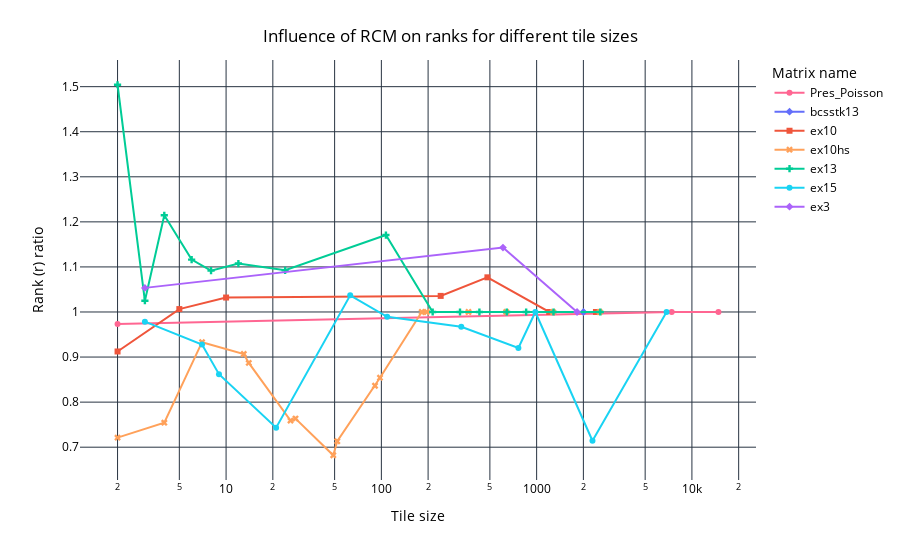

Notebook cell for this chart:
### Code cell
line_plot_tile_size_rank_percentage_per_matrix(rcm_df[rcm_df["rcm"] == True], "rcm", matrix_color_map=matrix_color_map)

### Figure 1 — Plotly figure (JSON) as saved in the notebook; plotly's stock layout.template omitted (floating-point values rounded to 4 significant figures)
{"data": [{"hovertemplate": "Matrix name=Pres_Poisson<br>Tile size=%{x}<br>Rank (r) ratio=%{y}<extra></extra>", "legendgroup": "Pres_Poisson", "line": {"color": "#FF6692", "dash": "solid"}, "marker": {"symbol": "circle"}, "mode": "lines+markers", "name": "Pres_Poisson", "orientation": "v", "showlegend": true, "x": [2.0, 7411.0, 14820.0], "xaxis": "x", "y": [0.9732, 1.0, 1.0], "yaxis": "y", "type": "scatter"}, {"hovertemplate": "Matrix name=bcsstk13<br>Tile size=%{x}<br>Rank (r) ratio=%{y}<extra></extra>", "legendgroup": "bcsstk13", "line": {"color": "#636EFA", "dash": "solid"}, "marker": {"symbol": "diamond"}, "mode": "lines+markers", "name": "bcsstk13", "orientation": "v", "showlegend": true, "x": [2003.0], "xaxis": "x", "y": [1.0], "yaxis": "y", "type": "scatter"}, {"hovertemplate": "Matrix name=ex10<br>Tile size=%{x}<br>Rank (r) ratio=%{y}<extra></extra>", "legendgroup": "ex10", "line": {"color": "#EF553B", "dash": "solid"}, "marker": {"symbol": "square"}, "mode": "lines+markers", "name": "ex10", "orientation": "v", "showlegend": true, "x": [2.0, 5.0, 10.0, 241.0, 482.0, 1205.0, 2410.0], "xaxis": "x", "y": [0.9124, 1.006, 1.032, 1.036, 1.077, 1.0, 1.0], "yaxis": "y", "type": "scatter"}, {"hovertemplate": "Matrix name=ex10hs<br>Tile size=%{x}<br>Rank (r) ratio=%{y}<extra></extra>", "legendgroup": "ex10hs", "line": {"color": "#FFA15A", "dash": "solid"}, "marker": {"symbol": "x"}, "mode": "lines+markers", "name": "ex10hs", "orientation": "v", "showlegend": true, "x": [2.0, 4.0, 7.0, 13.0, 14.0, 26.0, 28.0, 49.0, 52.0, 91.0, 98.0, 182.0, 196.0, 364.0, 637.0, 1274.0, 2548.0], "xaxis": "x", "y": [0.7211, 0.7544, 0.933, 0.9068, 0.887, 0.759, 0.7635, 0.6821, 0.7132, 0.8364, 0.8542, 1.0, 1.0, 1.0, 1.0, 1.0, 1.0], "yaxis": "y", "type": "scatter"}, {"hovertemplate": "Matrix name=ex13<br>Tile size=%{x}<br>Rank (r) ratio=%{y}<extra></extra>", "legendgroup": "ex13", "line": {"color": "#00CC96", "dash": "solid"}, "marker": {"symbol": "cross"}, "mode": "lines+markers", "name": "ex13", "orientation": "v", "showlegend": true, "x": [2.0, 3.0, 4.0, 6.0, 8.0, 12.0, 24.0, 107.0, 214.0, 321.0, 428.0, 642.0, 856.0, 1284.0, 2568.0], "xaxis": "x", "y": [1.504, 1.025, 1.215, 1.116, 1.092, 1.108, 1.093, 1.171, 1.0, 1.0, 1.0, 1.0, 1.0, 1.0, 1.0], "yaxis": "y", "type": "scatter"}, {"hovertemplate": "Matrix name=ex15<br>Tile size=%{x}<br>Rank (r) ratio=%{y}<extra></extra>", "legendgroup": "ex15", "line": {"color": "#19D3F3", "dash": "solid"}, "marker": {"symbol": "circle"}, "mode": "lines+markers", "name": "ex15", "orientation": "v", "showlegend": true, "x": [3.0, 7.0, 9.0, 21.0, 63.0, 109.0, 327.0, 763.0, 981.0, 2289.0, 6867.0], "xaxis": "x", "y": [0.9785, 0.9276, 0.862, 0.7433, 1.037, 0.9893, 0.9672, 0.92, 1.0, 0.7143, 1.0], "yaxis": "y", "type": "scatter"}, {"hovertemplate": "Matrix name=ex3<br>Tile size=%{x}<br>Rank (r) ratio=%{y}<extra></extra>", "legendgroup": "ex3", "line": {"color": "#AB63FA", "dash": "solid"}, "marker": {"symbol": "diamond"}, "mode": "lines+markers", "name": "ex3", "orientation": "v", "showlegend": true, "x": [3.0, 607.0, 1821.0], "xaxis": "x", "y": [1.054, 1.143, 1.0], "yaxis": "y", "type": "scatter"}], "layout": {"xaxis": {"anchor": "y", "domain": [0.0, 1.0], "title": {"text": "Tile size"}, "type": "log"}, "yaxis": {"anchor": "x", "domain": [0.0, 1.0], "title": {"text": "Rank (r) ratio"}}, "legend": {"title": {"text": "Matrix name"}, "tracegroupgap": 0}, "margin": {"t": 60}, "title": {"text": "Influence of RCM on ranks for different tile sizes", "x": 0.5, "xanchor": "center", "yanchor": "top"}, "font": {"color": "black"}, "plot_bgcolor": "white", "paper_bgcolor": "white"}}
